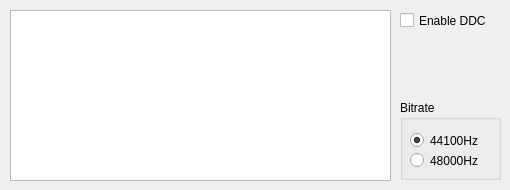
    <widget class="QWidget" name="ddc">
     <attribute name="title">
      <string>DDC</string>
     </attribute>
     <widget class="QTableView" name="ddcTable">
      <property name="geometry">
       <rect>
        <x>10</x>
        <y>10</y>
        <width>381</width>
        <height>171</height>
       </rect>
      </property>
      <property name="editTriggers">
       <set>QAbstractItemView::NoEditTriggers</set>
      </property>
      <property name="alternatingRowColors">
       <bool>true</bool>
      </property>
      <property name="selectionMode">
       <enum>QAbstractItemView::SingleSelection</enum>
      </property>
      <property name="selectionBehavior">
       <enum>QAbstractItemView::SelectRows</enum>
      </property>
      <property name="sortingEnabled">
       <bool>true</bool>
      </property>
     </widget>
     <widget class="QCheckBox" name="ddc_enable">
      <property name="geometry">
       <rect>
        <x>400</x>
        <y>10</y>
        <width>101</width>
        <height>21</height>
       </rect>
      </property>
      <property name="text">
       <string>Enable DDC</string>
      </property>
     </widget>
     <widget class="QGroupBox" name="groupBox">
      <property name="geometry">
       <rect>
        <x>400</x>
        <y>100</y>
        <width>101</width>
        <height>80</height>
       </rect>
      </property>
      <property name="title">
       <string>Bitrate</string>
      </property>
      <widget class="QRadioButton" name="ddc_sample48000">
       <property name="geometry">
        <rect>
         <x>10</x>
         <y>50</y>
         <width>100</width>
         <height>21</height>
        </rect>
       </property>
       <property name="text">
        <string>48000Hz</string>
       </property>
      </widget>
      <widget class="QRadioButton" name="ddc_sample44100">
       <property name="geometry">
        <rect>
         <x>10</x>
         <y>30</y>
         <width>100</width>
         <height>21</height>
        </rect>
       </property>
       <property name="text">
        <string>44100Hz</string>
       </property>
       <property name="checked">
        <bool>true</bool>
       </property>
      </widget>
     </widget>
    </widget>
